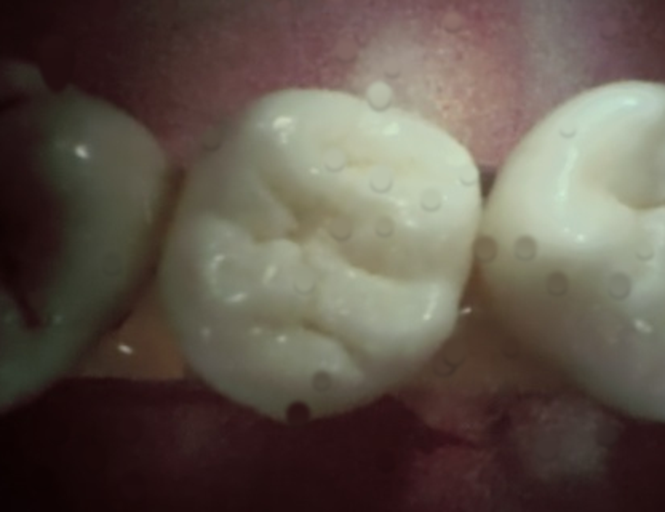
#> input picture Output_image/00001.png, 665 x 512 px
$ python compare_label.py
#> lines starting #> are read from the running program, lines starting #| are printed output that depends on the picture; after the words box and inside, x2 and y2 are one past the last pixel; in counts of white or black regions, pixels touching at a corner belong together
from PIL import Image
import numpy as np
import matplotlib.pyplot as plt

def load_image(file_path):
#> called with file_path = 'Output_image/00001.png'
    return Image.open(file_path)
#> returned value is the input picture: PIL image 665x512 RGB; mean R, G, B 96, 85.2, 75.3

def display_image(image):
    plt.imshow(image)
    plt.axis('off')
    plt.show()

def average_images(image1, image2):
    # Convert images to numpy arrays
    np_image1 = np.array(image1)
    np_image2 = np.array(image2)

    avg_image = (0.97*np_image1 + 0.03*np_image2)  # Integer division for averaging

    return Image.fromarray(avg_image.astype('uint8'))

# Replace 'image1.jpg' and 'image2.jpg' with your image file paths
image1 = load_image('Output_image/00001.png')
image1 = image1.convert('L')
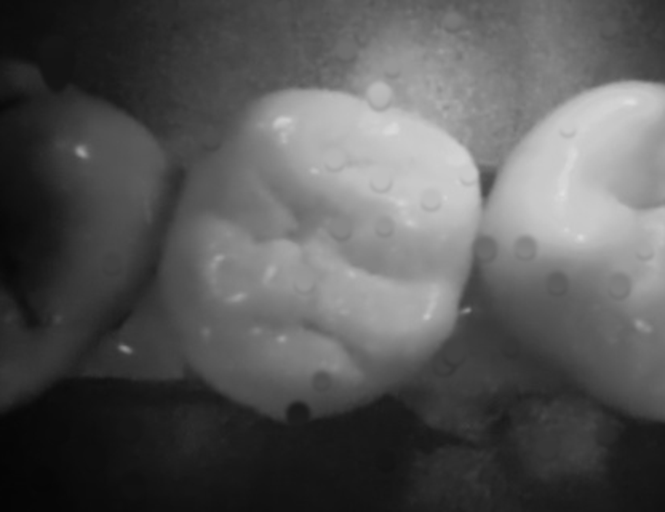
#> image1: PIL image 665x512 L; min 5, max 223, mean 87.3

image2 = load_image('Output_label/00001.png')
#> call 2 of load_image, with file_path = 'Output_label/00001.png'
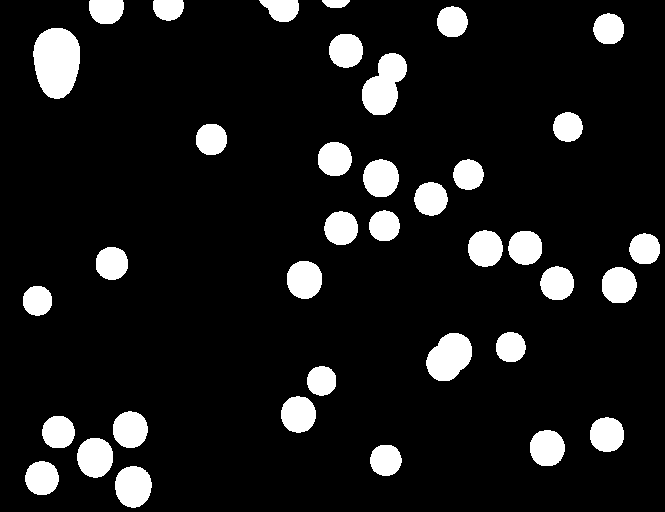
#> input picture Output_label/00001.png, 665 x 512 px
#> in load_image, returned value is the input picture: PIL image 665x512 L; 10.3% white; 37 white regions, largest, box (x1, y1, x2, y2) and area: (33, 28, 80, 99) 2644, (362, 53, 407, 115) 1793, (426, 333, 472, 381) 1599

# Display original images
#display_image(image1)
#display_image(image2)

# Calculate and display average image
average_img = average_images(image1, image2)
#display_image(average_img)
plt.figure(figsize=(11, 8))
plt.imshow(average_img, cmap='gray')  # Change 'viridis' to any other available colormap
plt.axis('off')
plt.show()
